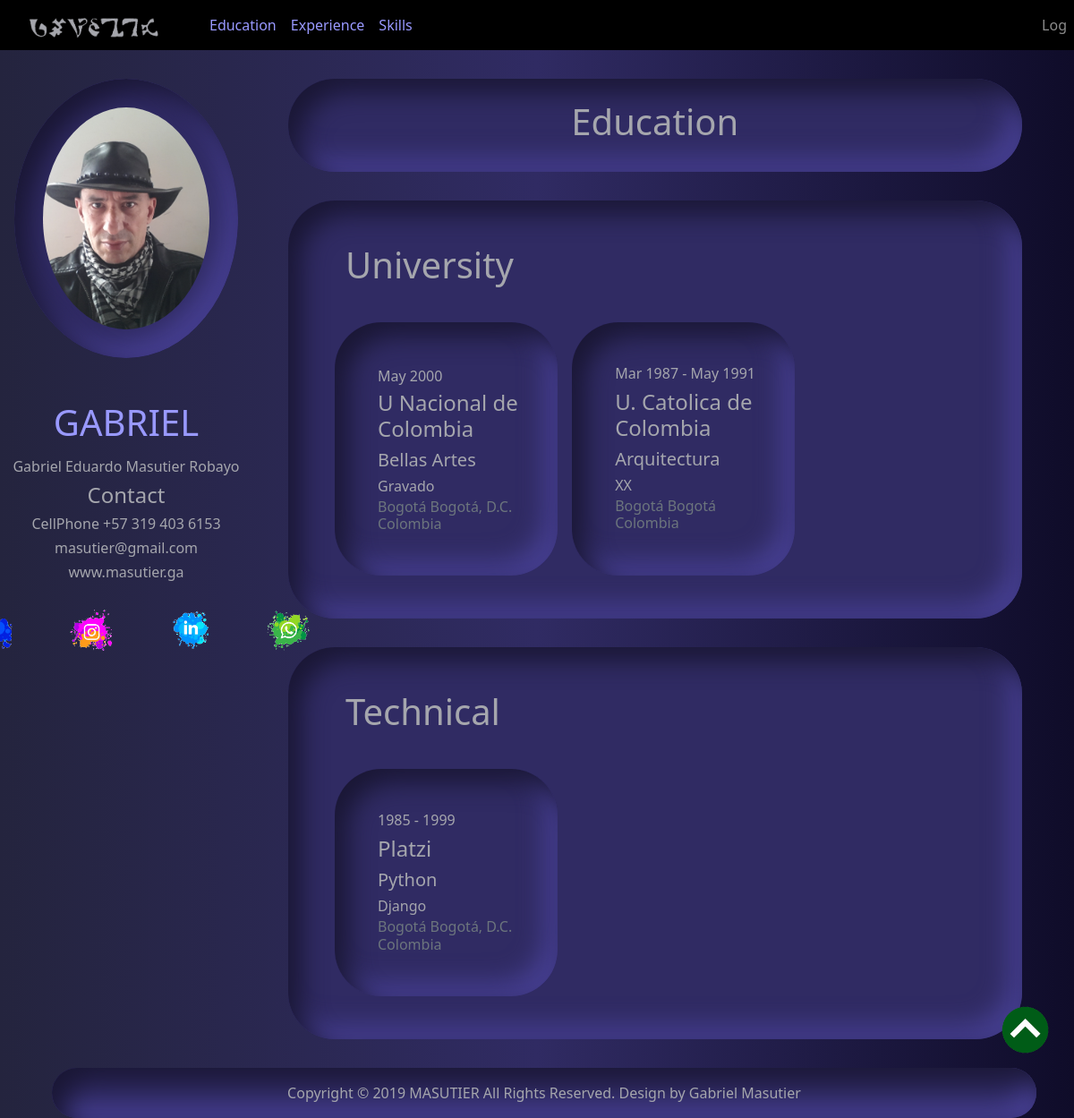
Page /studies on the earlier database version.
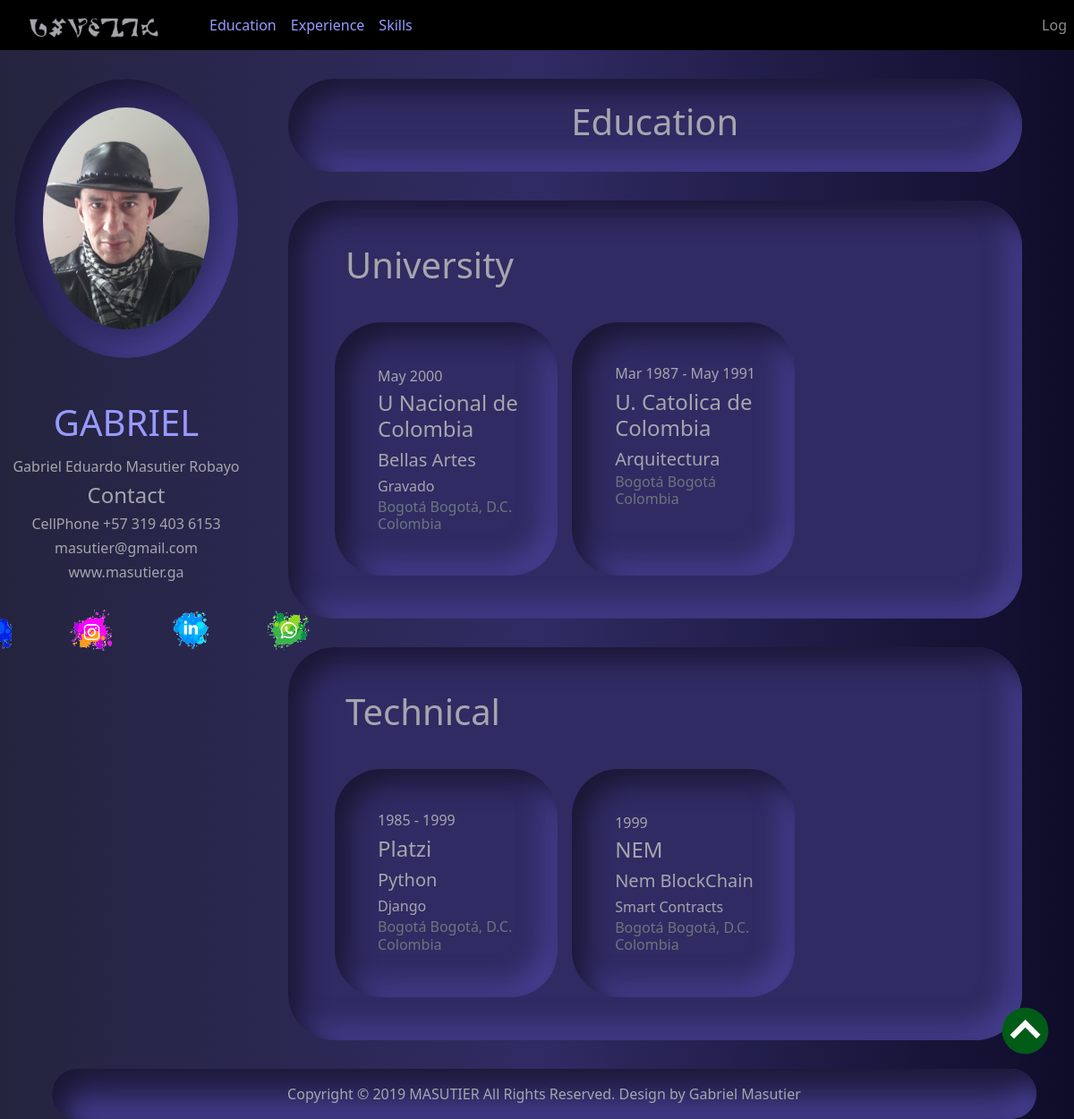
Same page on the later database version.
### studies/models.py (models this page shows, shortened)
class Studie(models.Model):
    STATUS = (
        ('University', 'University'),
        ('Technical', 'Technical'),
        ('WorkShop', 'WorkShop'),
        ('Self', 'Self'),
        ('Other', 'Other'),
    )
    FINISH = (
        ('Yes', "Yes"),
        ('No', "No"),
    )
    kind = models.CharField(max_length=100, choices=STATUS, default="Other")
    name = models.CharField(max_length=30, blank=False, null=False)
    remark = models.CharField(max_length=50, blank=True)
    institution = models.CharField(max_length=50, blank=False, null=False)
    city = models.CharField(max_length=50, blank=False, null=False)
    state = models.CharField(max_length=50, blank=False, null=False)
    country = models.CharField(max_length=50, blank=False, null=False)
    monthStart = models.CharField(max_length=3, blank=True)
    yearStart = models.CharField(max_length=4, blank=True)
    monthEnd = models.CharField(max_length=3, blank=True)
    yearEnd = models.CharField(max_length=5, blank=False, null=False)
    finish = models.CharField(max_length=100, choices=FINISH, default="Yes")

### studies/views.py (the view)
# urls.py: path('', include('studies.urls')),
def studies(request):
    univ = Studie.objects.filter(kind='University').order_by('-yearEnd')
    tech = Studie.objects.filter(kind='Technical').order_by('-yearEnd')
    wshop = Studie.objects.filter(kind='WorkShop').order_by('-yearEnd')
    myself = Studie.objects.filter(kind='Self').order_by('-yearEnd')
    other = Studie.objects.filter(kind='Other').order_by('-yearEnd')
    context = {"title": "Education", "univ": univ, "tech": tech, "wshop": wshop, "myself": myself, "other": other}
    return render(request, 'studies/studies.html', context)

### studies/templates/studies/studies.html (shortened to what this page needs)
{% extends 'home/home.html' %}
{% load static %}
{% block content %}
    <div class="col-md-11 p-4 boxtext1 c">
        <h1 class="c">Education</h1>
    </div>
    {% if univ %}
    <div class="col-md-11 p-5 boxtext1">
    <h1 class="ms-3">University</h1>
        <div class="row">
            {% for U in univ %}
            <div class="col-md-4 p-4 boxtext1">
                <div class="col-md-11 m-4">
                    {% if U.yearStart %}
                        <h6>{{ U.monthStart }} {{ U.yearStart }} -
                    {% endif %}
                    {{ U.monthEnd }} {{ U.yearEnd }}</h6>
                    <h4 class="card-title mt-1">{{U.institution}}</h4>
                    <h5 class="card-text">{{U.name}}</h5>
                    <h6 class="card-text">{{U.remark}}</h6>
                    <h6 class="card-subtitle  text-muted">{{U.city}} {{U.state}} {{U.country}}</h6>
                </div>
            </div>
            {% endfor %}
        </div>
    </div>
    {% endif %}
    {% if tech %}
    <div class="col-md-11 p-5 boxtext1">
    <h1 class="ms-3">Technical</h1>
        <div class="row">
            {% for U in tech %}
            <div class="col-md-4 p-4 boxtext1">
                <div class="col-md-11 m-4">
                    {% if U.yearStart %}
                        <h6>{{ U.monthStart }} {{ U.yearStart }} -
                    {% endif %}
                    {{ U.monthEnd }} {{ U.yearEnd }}</h6>
                    <h4 class="card-title mt-1">{{U.institution}}</h4>
                    <h5 class="card-text">{{U.name}}</h5>
                    <h6 class="card-text">{{U.remark}}</h6>
                    <h6 class="card-subtitle  text-muted">{{U.city}} {{U.state}} {{U.country}}</h6>
                </div>
            </div>
            {% endfor %}
        </div>
    </div>
    {% endif %}
{% endblock content %}

### home/templates/home/home.html (shortened to what this page needs)
{% load static %}
<!DOCTYPE html>
<html>
<head>
    <link href="https://cdn.jsdelivr.net/npm/bootstrap@5.0.0-beta2/dist/css/bootstrap.min.css" rel="stylesheet">
    <link rel="stylesheet" href="{% static 'css/all.css' %}" type="text/css" />
    <link rel="stylesheet" href="{% static 'css/color.css' %}" type="text/css" />
    <link rel="stylesheet" href="{% static 'css/messages.css' %}" type="text/css" />
    <link rel="stylesheet" href="{% static 'css/test.css' %}" type="text/css" />
</head>
<body>
    {% include 'home/partials/navbar.html' %}
    <div class="col-lg-12 back">
        <div class="row">
            <div class="col-md-3  ">
                {% include 'home/partials/me.html' %}
            </div>
            <div class="col-md-9 ">
                {% block content %}
                {% endblock content %}
            </div>
        </div>
    </div>
    {% include 'home/partials/backtop.html' %}
    {% include 'home/partials/footer.html' %}
</body>
</html>

### home/templates/home/partials/navbar.html (shortened to what this page needs)
{% load static %}
<nav class="navbar navbar-expand-lg navbar-dark a1">
    <a class="navbar-brand " href="/"><img src="{% static '/img/people/gabrielenoq.png' %}" class="imgnav" alt="Gabriel" /></a>
    <div class="collapse navbar-collapse" id="navbarNavDropdown">
        <ul class="navbar-nav me-auto">
            <li class="nav-item"><a class="nav-link atxt1" href="studies">Education</a></li>
            <li class="nav-item"><a class="nav-link atxt1" href="experiences">Experience</a></li>
            <li class="nav-item"><a class="nav-link atxt1" href="skills">Skills</a></li>
        </ul>
        <ul class="navbar-nav mt-2 mt-lg-0">
            {% if user.is_authenticated %}
                <li class="nav-item dropdown">
                    <a class="nav-link dropdown-toggle" href="#" id="navbarDropdown1" role="button" data-bs-toggle="dropdown" aria-expanded="false">
                        Adm
                    </a>
                    <ul class="dropdown-menu dropdown-menu-end" style="background-color: #000070;" aria-labelledby="navbarDropdown1">
                        <li class="nav-item"><a class="nav-link atxt1" href="createStudie">Create Education</a></li>
                        <li><hr class="dropdown-divider"></li>
                        <li class="nav-item"><a class="nav-link atxt1" href="createExperience">Create Experience</a></li>
                        <li><hr class="dropdown-divider"></li>
                        <li class="nav-item"><a class="nav-link atxt1" href="createSkill">Create Skill</a></li>
                        <li><hr class="dropdown-divider"></li>
                    </ul>
                </li>
                <li class="nav-item navtext"><a class="nav-link" href="{% url 'logoutUser' %}">Out</a></li>
            {% else %}
                <li class="nav-item navtext"><a class="nav-link" href="{% url 'loginPage' %}">Log</a></li>
            {% endif %}
        </ul>
    </div>
</nav>

### home/templates/home/partials/me.html
{% load static %}
<div class="col-md-12 c">
    <h1 class="ctxt2 c">
        <a class="nav-link atxt1" href="/">
            <img src="{% static 'img/people/gabriel.jpg' %}" class="rounded-circle boximg mt-4 mb-4 " width="250px" alt="*">
        </a>
    </h1>
</div>
<h1 class="ctxt2 c"><a class="nav-link atxt1" href="/">GABRIEL</a></h1>
<h6 class="ctxt2 c">Gabriel Eduardo Masutier Robayo</h6>
<div class="col-md-12 c">
    <h4 class="ctxt2 c">Contact</h4>
    <h6 class="ctxt2 c">CellPhone +57 319 403 6153</h6>
    <h6 class="ctxt2 c">masutier@gmail.com</h6>
    <h6 class="ctxt2 c">www.masutier.ga</h6>
</div>
<div class="col-md-12 mx-auto mt-4 c ">
    <ul class="d-flex pr-4 justify-content-center">
        <li class="list-group">
            <a class="list" title="Facebook" href="https://www.facebook.com/gabriel.masutier/" target="_blank">
                <img src="{% static 'img/icons/redes/facebook.png' %}" class="imgfoot"/>
            </a>
        </li>
        <li class="list-group">
            <a class="list" title="Instagram" href="https://www.instagram.com/gabrielmasutier/" target='_blank'>
                <img src="{% static 'img/icons/redes/instagram.png' %}" class="imgfoot" >
            </a>
        </li>
        <li class="list-group">
            <a class="list" title="Instagram" href="https://www.linkedin.com/in/gabrielmasutier" target='_blank'>
                <img src="{% static 'img/icons/redes/linkdin.png' %}" class="imgfoot" >
            </a>
        </li>
        <li class="list-group">
            <a class="list" title="Whatsapp" href="https://api.whatsapp.com/send?phone=573194036153" target="_blank">
                <img src="{% static 'img/icons/redes/whatsapp.png' %}" class="imgfoot" >
            </a>
        </li>
    </ul>
</div>

### home/templates/home/partials/backtop.html
{% load static %}
    <div class="back-to-top">
        <a href="#">
            <img src="{% static 'img/icons/back-to-top.png' %}" class="backtotop" alt="Back to top">
        </a>
    </div>

### home/templates/home/partials/footer.html
{% load static %}
<footer>
    <div class="section footer">
        <div class="footer-copyright text-center">
            <div class="container">
                <div class="content pt-3 pb-3 boxtext1">
                    Copyright © 2019 <span>MASUTIER</span> All Rights Reserved. Design by Gabriel Masutier
                </div>
            </div>
        </div>
    </div>
</footer>

### static/css/all.css (style rules this page uses)
body { background: #0f0c29; background: -webkit-linear-gradient(to right, #24243e, #302b63, #0f0c29); background: linear-gradient(to right, #24243e, #302b63, #0f0c29); }
.c { text-align: center !important; }
.imgnav { width: 180px; height: auto; vertical-align: middle; border-style: none; -webkit-margin-bottom-collapse: initial; margin-right: 30PX; padding-top: 2px; padding-left: 30px; z-index: 1000; }
.imgfoot { width: 80px; height: auto; vertical-align: middle; border-style: none; -webkit-margin-bottom-collapse: initial; margin-right: 30PX; padding-top: 5px; padding-left: 30px; z-index: 1000; }
.list { color: black; text-decoration: none; list-style: none; }
.backtotop { width: 40pt; height: auto; position: fixed; bottom: 4.50rem; right: 1.75rem; z-index: 999; }

### static/css/color.css (style rules this page uses)
.a1 { background-color: #000000; }
.atxt1 { color: #9999ff !important; }
.ctxt2 { color: #a5a6ad !important; }

### static/css/test.css (style rules this page uses)
.back { background: #0f0c29; background: -webkit-linear-gradient(to right, #24243e, #302b63, #0f0c29); background: linear-gradient(to right, #24243e, #302b63, #0f0c29); }
.boximg { border-radius: 50%; background: #302b63; box-shadow: inset 15px 15px 28px #1a1735, inset -15px -15px 28px #463f91; padding: 2rem; }
.boxtext1 { color: #a5a6ad !important; border-radius: 52px; background: #302b63; box-shadow: inset 15px 15px 28px #1a1735, inset -15px -15px 28px #463f91; margin-top: 2rem; margin-left: 1rem; }

Differences in the rows shown:
changed Studie "U. Catolica de Colombia": remark "XX" → (not shown)
added Studie: yearEnd "1999", institution "NEM", name "Nem BlockChain", remark "Smart Contracts", city "Bogotá", state "Bogotá, D.C.", country "Colombia", shown under "Technical"
